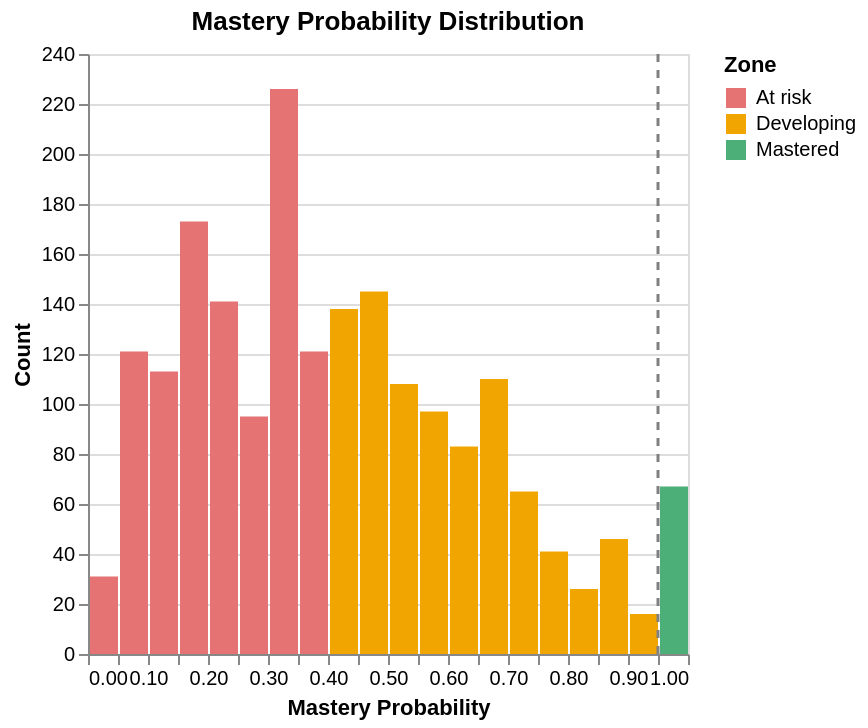

The notebook cell this image was saved under:
### Code cell
threshold = 0.95

hist = alt.Chart(initial_model_output).transform_calculate(
    zone=f"""
        datum.state_predictions >= {threshold} ? 'Mastered' :
        datum.state_predictions >= 0.4 ? 'Developing' : 'At risk'
    """
).mark_bar().encode(
    x=alt.X('state_predictions:Q', bin=alt.Bin(maxbins=30), title='Mastery Probability'),
    y=alt.Y('count()', title='Count'),
    color=alt.Color('zone:N', scale=alt.Scale(
        domain=['At risk', 'Developing', 'Mastered'],
        range=['#e57373', '#f0a500', '#4caf77']
    ), legend=alt.Legend(title='Zone'))
)

# Mastery threshold line
rule = alt.Chart(pd.DataFrame({'x': [threshold]})).mark_rule(
    strokeDash=[4, 4], color='gray', size=1.5
).encode(x='x:Q')

(hist + rule).properties(title='Mastery Probability Distribution')

### Figure 1 — Vega-Lite specification as saved in the notebook (floating-point values rounded to 4 significant figures; data arrays with more than 128 entries replaced by an {"elided": "..."} marker saying what was removed)
{"config": {"view": {"continuousWidth": 300, "continuousHeight": 300}}, "layer": [{"data": {"name": "data-d80c6e26a875d4072a18a49918c10f17"}, "mark": {"type": "bar"}, "encoding": {"color": {"field": "zone", "legend": {"title": "Zone"}, "scale": {"domain": ["At risk", "Developing", "Mastered"], "range": ["#e57373", "#f0a500", "#4caf77"]}, "type": "nominal"}, "x": {"bin": {"maxbins": 30}, "field": "state_predictions", "title": "Mastery Probability", "type": "quantitative"}, "y": {"aggregate": "count", "title": "Count", "type": "quantitative"}}, "transform": [{"calculate": "\n        datum.state_predictions >= 0.95 ? 'Mastered' :\n        datum.state_predictions >= 0.4 ? 'Developing' : 'At risk'\n    ", "as": "zone"}]}, {"data": {"name": "data-78f43e355812e3c432aa2a175d639f3c"}, "mark": {"type": "rule", "color": "gray", "size": 1.5, "strokeDash": [4, 4]}, "encoding": {"x": {"field": "x", "type": "quantitative"}}}], "title": "Mastery Probability Distribution", "$schema": "https://vega.github.io/schema/vega-lite/v6.4.1.json", "datasets": {"data-d80c6e26a875d4072a18a49918c10f17": {"elided": "1963 records"}, "data-78f43e355812e3c432aa2a175d639f3c": [{"x": 0.95}]}}
